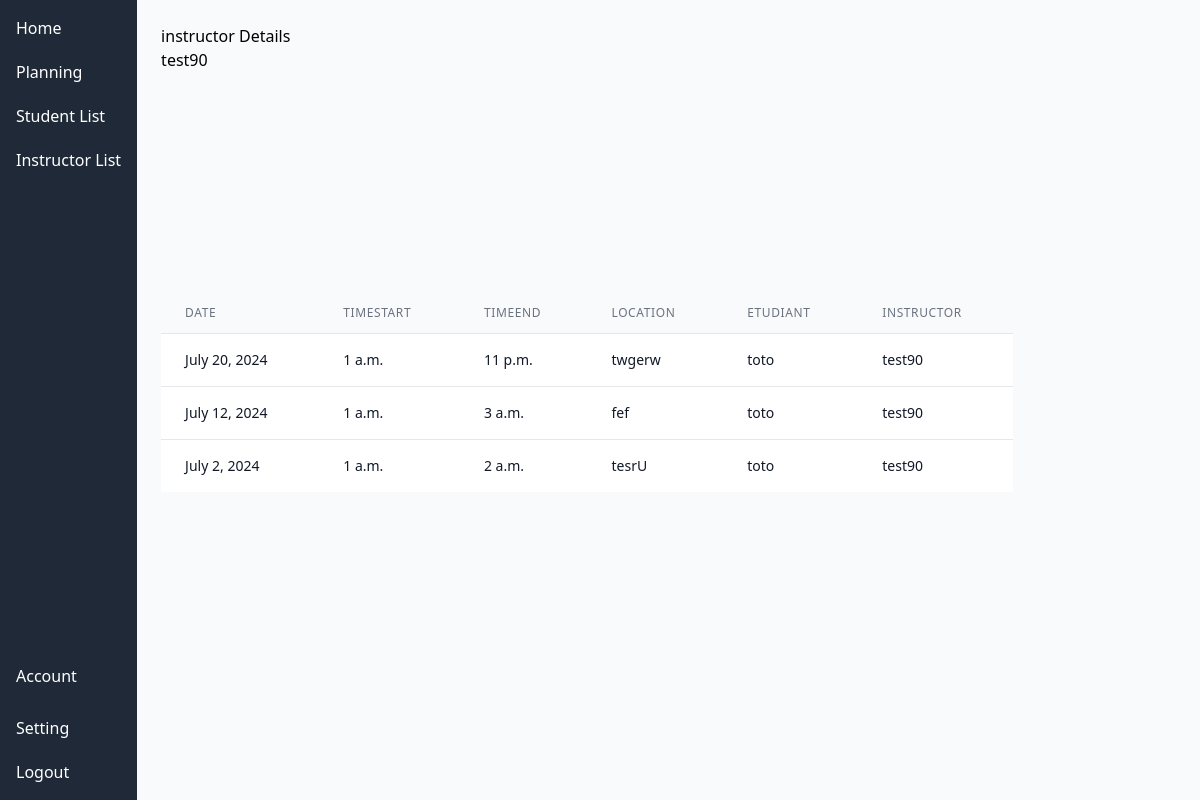
The page /instructor/7 (signed in) on the database its author committed.
### authapp/models.py (models this page shows)
class CustomUser(AbstractUser):
    ROLES_CHOICES = [
        ('student', 'Student'),
        ('instructor', 'Instructor'),
		('secretary', 'Secretary'),
        ('admin', 'Admin'),
    ]
    roles = models.CharField(max_length=50, choices=ROLES_CHOICES, null=True, blank=True)
    hours_paid = models.IntegerField(default=0)
    hours_taken = models.IntegerField(default=0)

### planning/models.py (models this page shows, shortened)
class Appointment(models.Model):
	student = models.ForeignKey(settings.AUTH_USER_MODEL, on_delete=models.CASCADE, related_name='student_appointments')
	instructor = models.ForeignKey(settings.AUTH_USER_MODEL, on_delete=models.CASCADE, related_name='instructor_appointments')
	date = models.DateField()
	timeStart = models.TimeField(null=True)
	timeEnd = models.TimeField(null=True)
	location = models.CharField(max_length=255)

### main/views.py (the view)
# urls.py: path('instructor/<int:instructor_id>', views.instructor_details, name='instructor_details'),
@login_required
def instructor_details(request, instructor_id):
    user = get_object_or_404(CustomUser, id=instructor_id)
    appointments = Appointment.objects.filter(instructor=user)
    return render(request, 'instructor_details.html', {'instructor': user, 'appointments': appointments})

### main/templates/instructor_details.html (shortened to what this page needs)
{% extends 'base_generic.html' %}
{% block content %}
<h1>instructor Details</h1>
<p>{{ instructor.username }}</p>
{% if request.user.roles == 'secretary' or request.user.roles == 'admin' %}
<div class="flex items-center justify-center bg-gray-50" style="height: 80vh;display: flex;align-items: center;justify-content: center;">
    <div class="max-w-4xl w-full space-y-8">
        <div>
            {% if appointments %}
                <table class="min-w-full divide-y divide-gray-200">
                    <thead class="bg-gray-50">
                        <tr>
                            <th scope="col" class="px-6 py-3 text-left text-xs font-medium text-gray-500 uppercase tracking-wider">
                                Date
                            </th>
                            <th scope="col" class="px-6 py-3 text-left text-xs font-medium text-gray-500 uppercase tracking-wider">
                                TimeStart
                            </th>
							<th scope="col" class="px-6 py-3 text-left text-xs font-medium text-gray-500 uppercase tracking-wider">
                                TimeEnd
                            </th>
                            <th scope="col" class="px-6 py-3 text-left text-xs font-medium text-gray-500 uppercase tracking-wider">
                                Location
                            </th>
                            <th scope="col" class="px-6 py-3 text-left text-xs font-medium text-gray-500 uppercase tracking-wider">
                                Etudiant
                            </th>
							<th scope="col" class="px-6 py-3 text-left text-xs font-medium text-gray-500 uppercase tracking-wider">
								Instructor
							</th>
                        </tr>
                    </thead>
                    <tbody class="bg-white divide-y divide-gray-200">
                        {% for appointment in appointments %}
                            <tr>
                                <td class="px-6 py-4 whitespace-nowrap text-sm text-gray-900">
                                    {{ appointment.date }}
                                </td>
                                <td class="px-6 py-4 whitespace-nowrap text-sm text-gray-900">
                                    {{ appointment.timeStart }}
                                </td>
								<td class="px-6 py-4 whitespace-nowrap text-sm text-gray-900">
                                    {{ appointment.timeEnd }}
                                </td>
                                <td class="px-6 py-4 whitespace-nowrap text-sm text-gray-900">
                                    {{ appointment.location }}
                                </td>
                                <td class="px-6 py-4 whitespace-nowrap text-sm text-gray-900">
                                    {{ appointment.student.username }}
                                </td>
								<td class="px-6 py-4 whitespace-nowrap text-sm text-gray-900">
                                    {{ appointment.instructor.username }}
                                </td>
                            </tr>
                        {% endfor %}
                    </tbody>
                </table>
            {% else %}
                <p class="text-center text-gray-500">You have no appointments schffeduled.</p>
            {% endif %}
        </div>
    </div>
</div>
{% endif %}
{% endblock %}

### rows shown on the page
CustomUser: username "test90"
Appointment: date "July 20, 2024", timeStart "1 a.m.", timeEnd "11 p.m.", location "twgerw", student.username "toto", instructor.username "test90"
Appointment: date "July 12, 2024", timeStart "1 a.m.", timeEnd "3 a.m.", location "fef", student.username "toto", instructor.username "test90"
Appointment: date "July 2, 2024", timeStart "1 a.m.", timeEnd "2 a.m.", location "tesrU", student.username "toto", instructor.username "test90"
